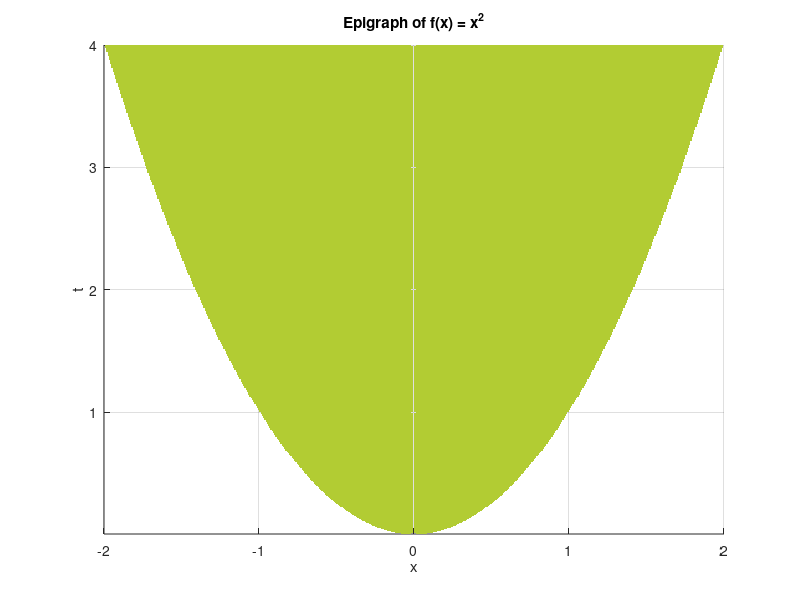

Write the MATLAB code that produced this figure. (Note: this script raises an error after producing the figure.)
warning('off', 'all');
% Part a
xRange = linspace(-2, 2, 500);
tRange = linspace(0, 4, 500);
[X, T] = meshgrid(xRange, tRange);
Z = X.^2;

figure;
hold on;

% Masking values below the function
T(T < Z) = NaN;

% Plot the epigraph
mesh(X, T, Z, 'FaceColor', [0.7 0.8 0.2], 'EdgeColor', 'none');
contour3(X, T, Z, 20, 'LineWidth', 1);

xlabel('x');
ylabel('t');
title('Epigraph of f(x) = x^2');
grid on;
hold off;

% Display convexity of the function
disp('The function f(x) = x^2 is convex as its Epigraph is convex.');


% Part b 
syms x y real;
f2 = exp(x) + y^2;
hessianF2 = computeHessian(f2, x, y);

% Check eigenvalues for non-negativity
convexCheckF2 = all(arrayfun(@(ev) isAlways(ev >= 0), hessianF2));

if convexCheckF2
    disp('The function f(x, y) = exp(x) + y^2 is convex.');
else
    disp('The function f(x, y) = exp(x) + y^2 is not convex.');
end

% Part c
f3 = sin(x) + cos(y);
hessianF3 = computeHessian(f3, x, y);

% Check eigenvalues for non-negativity
convexCheckF3 = all(arrayfun(@(ev) isAlways(ev >= 0), hessianF3));

if convexCheckF3
    disp('The function f(x, y) = sin(x) + cos(y) is convex.');
else
    disp('The function f(x, y) = sin(x) + cos(y) is not convex.');
end


% Part d
f4 = x^3 + y^3;
hessianF4 = computeHessian(f4, x, y);

% Check eigenvalues for non-negativity
convexCheckF4 = all(arrayfun(@(ev) isAlways(ev >= 0), hessianF4));

if convexCheckF4
    disp('The function f(x, y) = x^3 + y^3 is convex.');
else
    disp('The function f(x, y) = x^3 + y^3 is not convex.');
end


% Part e
f5 = x^3 + y^3;
hessianF5 = computeHessian(f5, x, y);

% Check convexity in the domain [4, 7] x [4, 7]
xRangeMin = 4; xRangeMax = 7;
yRangeMin = 4; yRangeMax = 7;
isConvexInRegion = true;

for i = xRangeMin:xRangeMax
    for j = yRangeMin:yRangeMax
        eigenValuesAtPoint = subs(hessianF5, {x, y}, {i, j});
        if any(eigenValuesAtPoint < 0)
            isConvexInRegion = false;
            break;
        end
    end
    if ~isConvexInRegion
        break;
    end
end

if isConvexInRegion
    disp('The function f(x, y) = x^3 + y^3 is convex in the domain [4, 7] × [4, 7].');
else
    disp('The function f(x, y) = x^3 + y^3 is not convex in the domain [4, 7] × [4, 7].');
end


function eigVals = computeHessian(func, xVar, yVar)
    gradX = diff(func, xVar);
    gradY = diff(func, yVar);
    
    secondGradXX = diff(gradX, xVar);
    secondGradYY = diff(gradY, yVar);
    mixedGradXY = diff(gradX, yVar);
    
    H = [secondGradXX, mixedGradXY; mixedGradXY, secondGradYY];
    
    eigVals = simplify(eig(H));
end
